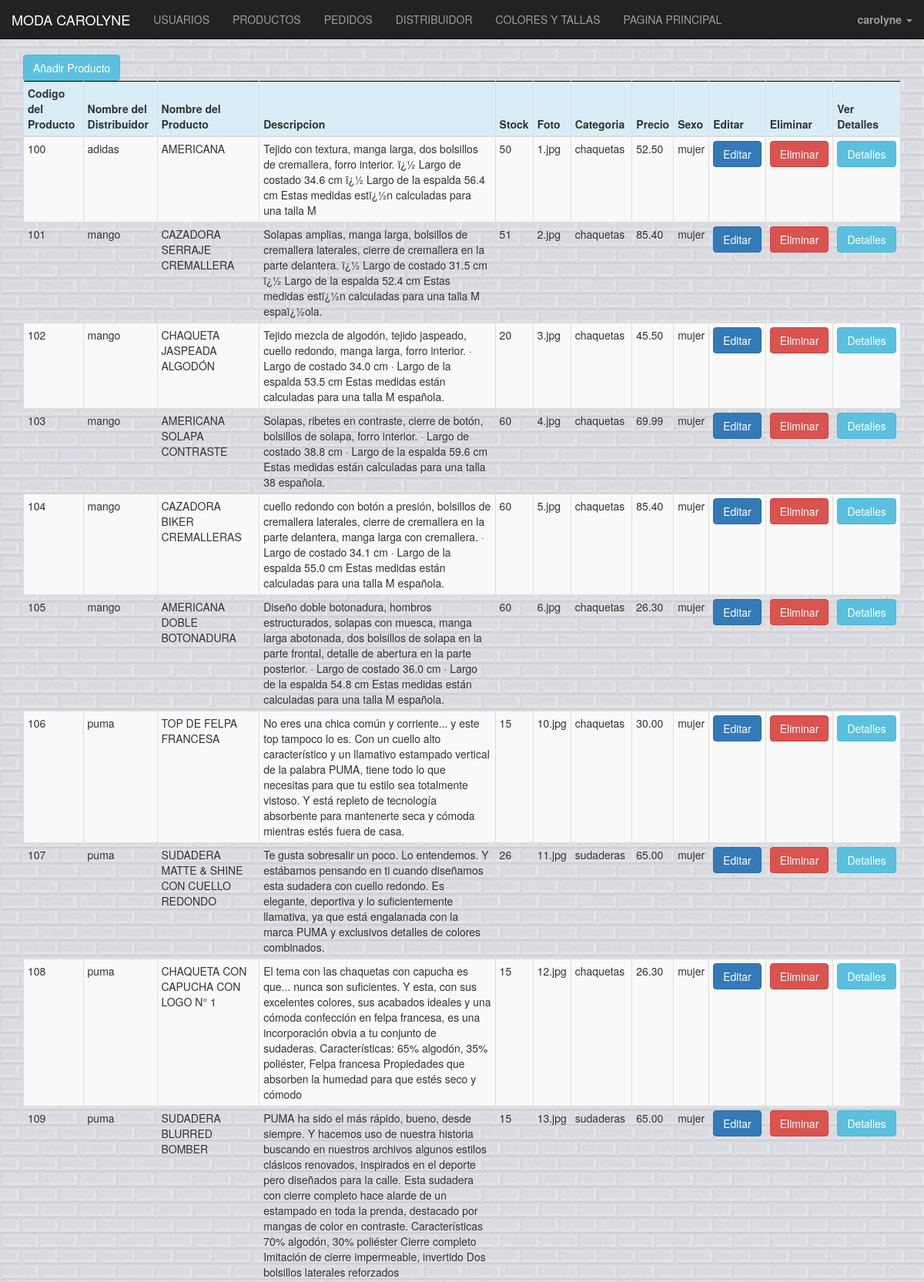
Page /administrador/producto.php (signed in, upper part) on the committed database.
### tables this page shows
CREATE TABLE IF NOT EXISTS `producto` (
  `codproducto` int(6) NOT NULL AUTO_INCREMENT,
  `coddistribuidor` int(6) NOT NULL,
  `nombre` varchar(50) NOT NULL,
  `descripcion` varchar(3000) NOT NULL,
  `stock` int(6) NOT NULL,
  `foto` varchar(200) NOT NULL,
  `categoria` varchar(30) NOT NULL,
  `precio` double(4,2) NOT NULL,
  `sexo` varchar(10) NOT NULL,
  PRIMARY KEY (`codproducto`),
  KEY `fk_producto_1_idx` (`coddistribuidor`)
);

CREATE TABLE IF NOT EXISTS `distribuidor` (
  `coddistribuidor` int(6) NOT NULL AUTO_INCREMENT,
  `nombre` varchar(35) NOT NULL,
  `localidad` varchar(45) NOT NULL,
  `provincia` varchar(45) NOT NULL,
  `cif` varchar(9) NOT NULL,
  PRIMARY KEY (`coddistribuidor`)
);

### administrador/producto.php (the view, shortened to what this page needs)
<!DOCTYPE html>
<html>
  <head>
      <link rel="stylesheet" href="http://maxcdn.bootstrapcdn.com/bootstrap/3.3.5/css/bootstrap.min.css">
      <link rel="stylesheet" href="css/administrador.css">
</head>
  <body>
    <?php
        include "../plantilla/cabeceradmin.php"
    ?>
    <?php
      $connection = new mysqli("localhost", "root", "carolyne", "tienda");
      $connection->set_charset("utf8");
      if ($result = $connection->query("SELECT p.*,d.nombre nombred FROM  producto p join distribuidor d on p.coddistribuidor=d.coddistribuidor")) {
      ?>
<div class="container">
  <a href="añadirproducto.php"><button type='button' class='btn btn-info'>Añadir Producto</button></a>
          <table style="border:1px solid black" class="table table-striped table-bordered table-hover table-condensed">
          <thead>
            <tr class="info" >
              <th>Codigo del Producto</th>
              <th>Nombre del  Distribuidor</th>
              <th>Nombre del Producto</th>
              <th>Descripcion</th>
              <th>Stock</th>
              <th>Foto</th>
              <th>Categoria</th>
              <th>Precio</th>
              <th>Sexo</th>
              <th>Editar</th>
              <th>Eliminar</th>
              <th> Ver Detalles</th>
          </thead>
      <?php
          while($obj = $result->fetch_object()) {
              echo "<tr>";
              echo "<td>".$obj->codproducto."</td>";
              echo "<td>".$obj->nombred."</td>";
              echo "<td>".$obj->nombre."</td>";
              echo "<td>".$obj->descripcion."</td>";
              echo "<td>".$obj->stock."</td>";
              echo "<td>".$obj->foto."</td>";
              echo "<td>".$obj->categoria."</td>";
              echo "<td>".$obj->precio."</td>";
              echo "<td>".$obj->sexo."</td>";
              echo "<td><center><a href='editar-producto.php?id=$obj->codproducto'><button type='button' class='btn btn-primary'>Editar</button></center></td>";
              echo "<td><center><a href='eliminar-producto.php?id=$obj->codproducto'><button type='button' class='btn btn-danger'>Eliminar</button></center></td>";
              echo "<td><center><a href='?deta=$obj->codproducto'><button type='button' class='btn btn-info'>Detalles</button></center></td>";
              echo "</tr>";
          }
echo "</table>";
      }
    ?>
    </div>
  </body>
  </html>
  </body>
</html>

### css/administrador.css (style rules this page uses)
body { background-image: url("../imagenes/fondo.jpg") }

### rows in the picture
producto: codproducto "100", coddistribuidor.nombre "adidas", nombre "AMERICANA", descripcion "Tejido con textura, manga larga, dos bolsillos de cremallera, forro interior. ï¿½ Largo de costado 34.6 cm ï¿½ Largo de la espalda 56.4 cm Estas medidas estï¿½n calculadas para una talla M", stock "50", foto "1.jpg", categoria "chaquetas", precio "52.50", sexo "mujer"
producto: codproducto "101", coddistribuidor.nombre "mango", nombre "CAZADORA SERRAJE CREMALLERA", descripcion "Solapas amplias, manga larga, bolsillos de cremallera laterales, cierre de cremallera en la parte delantera. ï¿½ Largo de costado 31.5 cm ï¿½ Largo de la espalda 52.4 cm Estas medidas estï¿½n calculadas para una talla M espaï¿½ola.", stock "51", foto "2.jpg", categoria "chaquetas", precio "85.40", sexo "mujer"
producto: codproducto "102", coddistribuidor.nombre "mango", nombre "CHAQUETA JASPEADA ALGODÓN", descripcion "Tejido mezcla de algodón, tejido jaspeado, cuello redondo, manga larga, forro interior. · Largo de costado 34.0 cm · Largo de la espalda 53.5 cm Estas medidas están calculadas para una talla M española.", stock "20", foto "3.jpg", categoria "chaquetas", precio "45.50", sexo "mujer"
producto: codproducto "103", coddistribuidor.nombre "mango", nombre "AMERICANA SOLAPA CONTRASTE", descripcion "Solapas, ribetes en contraste, cierre de botón, bolsillos de solapa, forro interior. · Largo de costado 38.8 cm · Largo de la espalda 59.6 cm Estas medidas están calculadas para una talla 38 española.", stock "60", foto "4.jpg", categoria "chaquetas", precio "69.99", sexo "mujer"
producto: codproducto "104", coddistribuidor.nombre "mango", nombre "CAZADORA BIKER CREMALLERAS", descripcion "cuello redondo con botón a presión, bolsillos de cremallera laterales, cierre de cremallera en la parte delantera, manga larga con cremallera. · Largo de costado 34.1 cm · Largo de la espalda 55.0 cm Estas medidas están calculadas para una talla M española.", stock "60", foto "5.jpg", categoria "chaquetas", precio "85.40", sexo "mujer"
producto: codproducto "105", coddistribuidor.nombre "mango", nombre "AMERICANA DOBLE BOTONADURA", descripcion "Diseño doble botonadura, hombros estructurados, solapas con muesca, manga larga abotonada, dos bolsillos de solapa en la parte frontal, detalle de abertura en la parte posterior. · Largo de costado 36.0 cm · Largo de la espalda 54.8 cm Estas medidas están calculadas para una talla M española.", stock "60", foto "6.jpg", categoria "chaquetas", precio "26.30", sexo "mujer"
producto: codproducto "106", coddistribuidor.nombre "puma", nombre "TOP DE FELPA FRANCESA", descripcion "No eres una chica común y corriente... y este top tampoco lo es. Con un cuello alto característico y un llamativo estampado vertical de la palabra PUMA, tiene todo lo que necesitas para que tu estilo sea totalmente vistoso. Y está repleto de tecnología absorbente para mantenerte seca y cómoda mientras estés fuera de casa.", stock "15", foto "10.jpg", categoria "chaquetas", precio "30.00", sexo "mujer"
producto: codproducto "107", coddistribuidor.nombre "puma", nombre "SUDADERA MATTE & SHINE CON CUELLO REDONDO", descripcion "Te gusta sobresalir un poco. Lo entendemos. Y estábamos pensando en ti cuando diseñamos esta sudadera con cuello redondo. Es elegante, deportiva y lo suficientemente llamativa, ya que está engalanada con la marca PUMA y exclusivos detalles de colores combinados.", stock "26", foto "11.jpg", categoria "sudaderas", precio "65.00", sexo "mujer"
producto: codproducto "108", coddistribuidor.nombre "puma", nombre "CHAQUETA CON CAPUCHA CON LOGO N° 1", descripcion "El tema con las chaquetas con capucha es que... nunca son suficientes. Y esta, con sus excelentes colores, sus acabados ideales y una cómoda confección en felpa francesa, es una incorporación obvia a tu conjunto de sudaderas. Características: 65% algodón, 35% poliéster, Felpa francesa Propiedades que absorben la humedad para que estés seco y cómodo", stock "15", foto "12.jpg", categoria "chaquetas", precio "26.30", sexo "mujer"
producto: codproducto "109", coddistribuidor.nombre "puma", nombre "SUDADERA BLURRED BOMBER", descripcion "PUMA ha sido el más rápido, bueno, desde siempre. Y hacemos uso de nuestra historia buscando en nuestros archivos algunos estilos clásicos renovados, inspirados en el deporte pero diseñados para la calle. Esta sudadera con cierre completo hace alarde de un estampado en toda la prenda, destacado por mangas de color en contraste. Características 70% algodón, 30% poliéster Cierre completo Imitación de cierre impermeable, invertido Dos bolsillos laterales reforzados", stock "15", foto "13.jpg", categoria "sudaderas", precio "65.00", sexo "mujer"

### other values in the picture
$_SESSION['nombre'] "carolyne"
